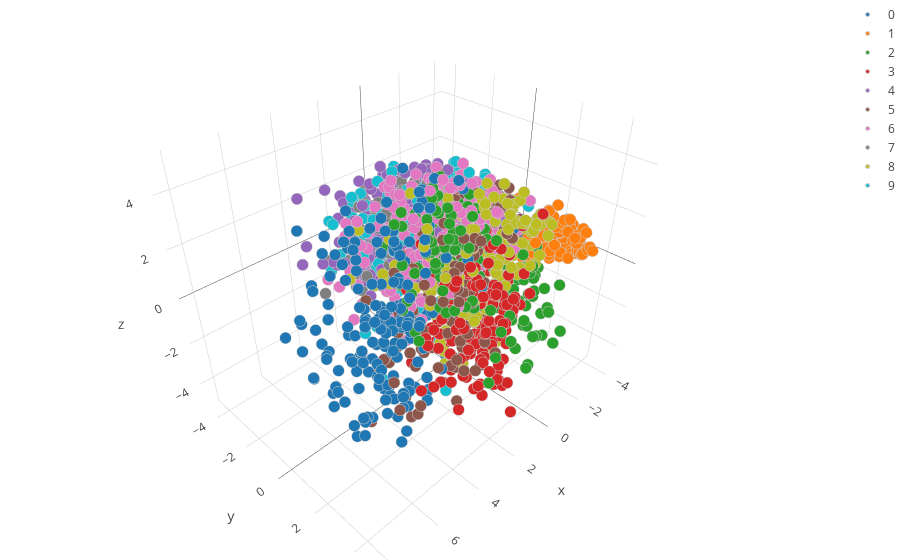

Here is the notebook cell this chart was saved with:
### Code cell
plot_3d_mnist_plotly_scatter(X_3d_pca_embedded, y_small)

### Figure 1 — Plotly figure (JSON) as saved in the notebook; plotly's stock layout.template omitted (floating-point values rounded to 4 significant figures; data arrays with more than 128 entries replaced by an {"elided": "..."} marker saying what was removed)
{"data": [{"marker": {"color": 0, "colorscale": "Jet", "line": {"color": "rgb(204, 204, 204)", "width": 1}, "size": 4, "symbol": "circle"}, "mode": "markers", "name": "0", "type": "scatter3d", "uid": "8c595995-b820-4aa4-ae56-8fa7d879b9dd", "x": {"elided": "191 float values"}, "y": {"elided": "191 float values"}, "z": {"elided": "191 float values"}}, {"marker": {"color": 1, "colorscale": "Jet", "line": {"color": "rgb(204, 204, 204)", "width": 1}, "size": 4, "symbol": "circle"}, "mode": "markers", "name": "1", "type": "scatter3d", "uid": "f4a586e7-55f3-455a-b682-138f8c7a42c9", "x": {"elided": "220 float values"}, "y": {"elided": "220 float values"}, "z": {"elided": "220 float values"}}, {"marker": {"color": 2, "colorscale": "Jet", "line": {"color": "rgb(204, 204, 204)", "width": 1}, "size": 4, "symbol": "circle"}, "mode": "markers", "name": "2", "type": "scatter3d", "uid": "75f4956d-3a12-4f8e-9ec2-6fa4ca212a40", "x": {"elided": "198 float values"}, "y": {"elided": "198 float values"}, "z": {"elided": "198 float values"}}, {"marker": {"color": 3, "colorscale": "Jet", "line": {"color": "rgb(204, 204, 204)", "width": 1}, "size": 4, "symbol": "circle"}, "mode": "markers", "name": "3", "type": "scatter3d", "uid": "ed540c18-9cff-4b6c-be49-33f0d9ff56d9", "x": {"elided": "191 float values"}, "y": {"elided": "191 float values"}, "z": {"elided": "191 float values"}}, {"marker": {"color": 4, "colorscale": "Jet", "line": {"color": "rgb(204, 204, 204)", "width": 1}, "size": 4, "symbol": "circle"}, "mode": "markers", "name": "4", "type": "scatter3d", "uid": "f57c590b-2913-4a71-8bf6-e6be8ac9750f", "x": {"elided": "214 float values"}, "y": {"elided": "214 float values"}, "z": {"elided": "214 float values"}}, {"marker": {"color": 5, "colorscale": "Jet", "line": {"color": "rgb(204, 204, 204)", "width": 1}, "size": 4, "symbol": "circle"}, "mode": "markers", "name": "5", "type": "scatter3d", "uid": "2a734ac7-5c4d-4d2e-b702-eafb9224c0fb", "x": {"elided": "180 float values"}, "y": {"elided": "180 float values"}, "z": {"elided": "180 float values"}}, {"marker": {"color": 6, "colorscale": "Jet", "line": {"color": "rgb(204, 204, 204)", "width": 1}, "size": 4, "symbol": "circle"}, "mode": "markers", "name": "6", "type": "scatter3d", "uid": "37795616-a7c7-4f88-b836-0d720c8fb205", "x": {"elided": "200 float values"}, "y": {"elided": "200 float values"}, "z": {"elided": "200 float values"}}, {"marker": {"color": 7, "colorscale": "Jet", "line": {"color": "rgb(204, 204, 204)", "width": 1}, "size": 4, "symbol": "circle"}, "mode": "markers", "name": "7", "type": "scatter3d", "uid": "472d7602-155c-47db-86b5-1cd2355c489a", "x": {"elided": "224 float values"}, "y": {"elided": "224 float values"}, "z": {"elided": "224 float values"}}, {"marker": {"color": 8, "colorscale": "Jet", "line": {"color": "rgb(204, 204, 204)", "width": 1}, "size": 4, "symbol": "circle"}, "mode": "markers", "name": "8", "type": "scatter3d", "uid": "a7153a0a-6aee-4419-816f-c8396b4f6f0a", "x": {"elided": "172 float values"}, "y": {"elided": "172 float values"}, "z": {"elided": "172 float values"}}, {"marker": {"color": 9, "colorscale": "Jet", "line": {"color": "rgb(204, 204, 204)", "width": 1}, "size": 4, "symbol": "circle"}, "mode": "markers", "name": "9", "type": "scatter3d", "uid": "d07e00ad-d313-40fb-8e53-868fd0b4d786", "x": {"elided": "210 float values"}, "y": {"elided": "210 float values"}, "z": {"elided": "210 float values"}}], "layout": {"margin": {"b": 0, "l": 0, "r": 0, "t": 0}}}
